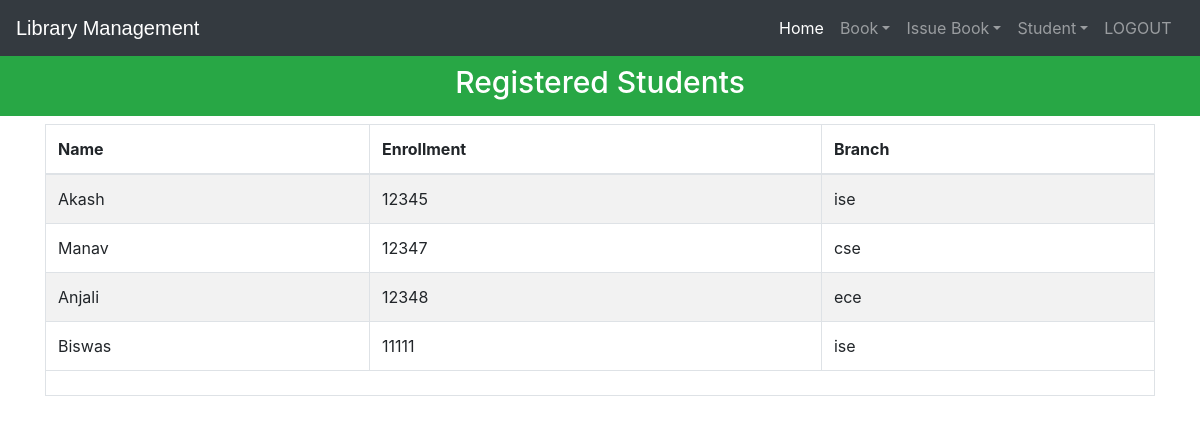
The app's page /viewstudent (signed in) with its own data.
### library/models.py (models this page shows, shortened)
class StudentExtra(models.Model):
    user=models.OneToOneField(User,on_delete=models.CASCADE)
    enrollment = models.CharField(max_length=40)
    branch = models.CharField(max_length=40)
    @property
    def get_name(self):
        return self.user.first_name

### library/views.py (the view)
# urls.py: path('viewstudent', views.viewstudent_view),
@login_required(login_url='adminlogin')
@user_passes_test(is_admin)
def viewstudent_view(request):
    students=models.StudentExtra.objects.all()
    return render(request,'library/viewstudent.html',{'students':students})

### library/views.py (called while the page is built)
def is_admin(user):
    return user.groups.filter(name='ADMIN').exists()

### templates/library/viewstudent.html (shortened to what this page needs)
<!DOCTYPE html>
<html lang="en" dir="ltr">
  <head>
  </head>
  <body>
    {% include "library/navbaradmin.html" %}
    <br>
    <br>
    <h3 class="p-3 mb-2 bg-success text-white" style = 'font-size: 30px;text-align:center;'>Registered Students</h3>
    {% if students%}
<div class="container">
  <table class="table table-hover table-condensed table-striped table-bordered">
    <thead>
    <tr>
    <th>Name</th>
    <th>Enrollment</th>
    <th>Branch</th>
    </tr>
    </thead>
    <tfoot>
    <tr>
    <td colspan="3">
    </td>
    </tr>
    </tfoot>
    <tbody>
      {% for s in students %}
        <tr>
          <td>{{s.get_name}}</td>
          <td>{{s.enrollment}}</td>
          <td>{{s.branch}}</td>
        </tr>
      {% endfor %}
    </tbody>
    </table>
</div>
{%else%}
<h1> No Student Registered in Library</h1>
{%endif%}
<br><br><br><br><br><br>
<br><br><br>
  {% include "library/footer.html" %}
  </body>
</html>

### records on screen
StudentExtra: get_name "Akash", enrollment "12345", branch "ise"
StudentExtra: get_name "Manav", enrollment "12347", branch "cse"
StudentExtra: get_name "Anjali", enrollment "12348", branch "ece"
StudentExtra: get_name "Biswas", enrollment "11111", branch "ise"
